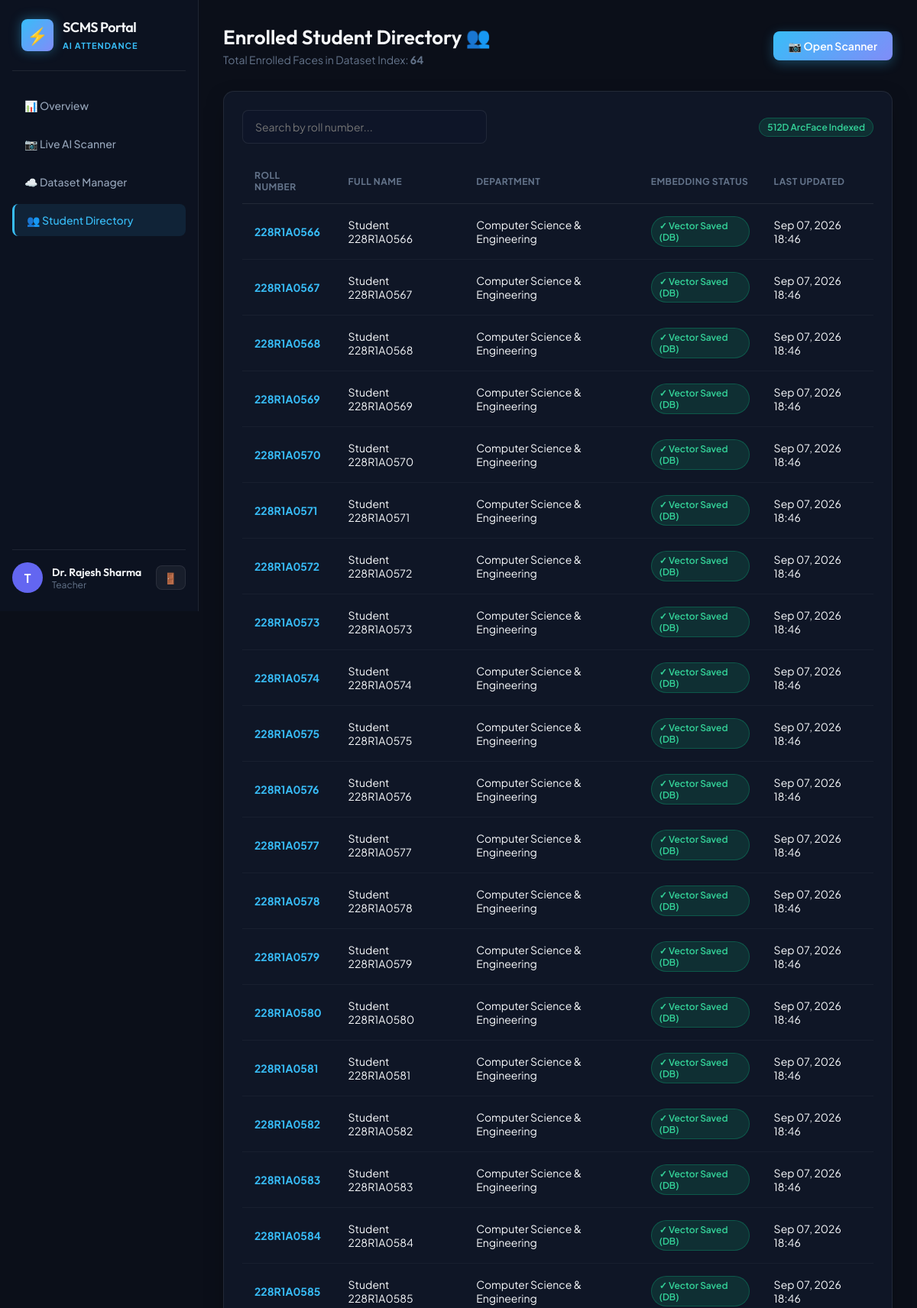
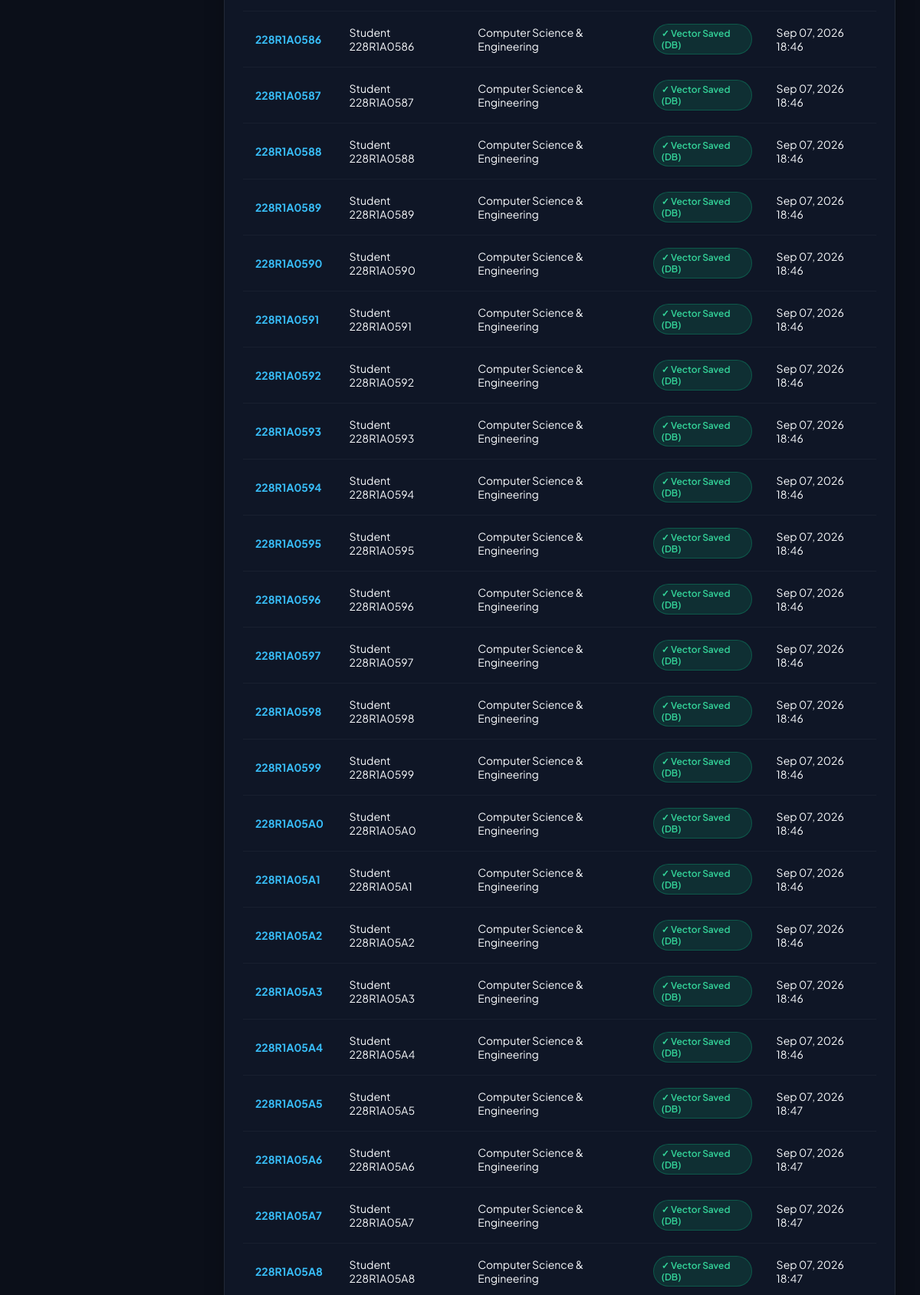
The page /teacher/students/ (signed in, upper part) on the database its author committed (2 pictures, top to bottom).
### accounts/models.py (models this page shows, shortened)
class UserProfile(models.Model):
    ROLE_CHOICES = (
        ('TEACHER', 'Teacher'),
        ('STUDENT', 'Student'),
    )
    user = models.OneToOneField(User, on_delete=models.CASCADE, related_name='profile')
    role = models.CharField(max_length=20, choices=ROLE_CHOICES, default='STUDENT')
    roll_number = models.CharField(max_length=50, blank=True, null=True, db_index=True)
    teacher_id = models.CharField(max_length=50, blank=True, null=True)
    full_name = models.CharField(max_length=150, blank=True, default='')
    department = models.CharField(max_length=100, default='Computer Science & Engineering')
    created_at = models.DateTimeField(auto_now_add=True)
    @property
    def is_teacher(self):
        return self.role == 'TEACHER'

### attendance/models.py (models this page shows, shortened)
class StudentEmbedding(models.Model):
    roll_number = models.CharField(max_length=50, unique=True, db_index=True)
    student_name = models.CharField(max_length=150, blank=True, default='')
    embedding_json = models.TextField()  # JSON string of float vector
    image_path = models.CharField(max_length=255, blank=True, default='')
    image_url = models.URLField(max_length=500, blank=True, null=True)
    updated_at = models.DateTimeField(auto_now=True)

### attendance/views.py (the view)
# urls.py: path('teacher/students/', views.student_list_view, name='student_list'),
@login_required
def student_list_view(request):
    if hasattr(request.user, 'profile') and not request.user.profile.is_teacher:
        return redirect('student_dashboard')
    students = StudentEmbedding.objects.all().order_by('roll_number')
    context = {
        'students': students,
        'total_count': students.count()
    }
    return render(request, 'teacher/students.html', context)

### templates/teacher/students.html (shortened to what this page needs)
{% extends 'base.html' %}
{% block content %}
<div class="top-bar">
    <div class="page-title">
        <h1>Enrolled Student Directory 👥</h1>
        <p>Total Enrolled Faces in Dataset Index: <strong>{{ total_count }}</strong></p>
    </div>
    <div>
        <a href="{% url 'take_attendance' %}" class="btn btn-primary">
            📷 Open Scanner
        </a>
    </div>
</div>
<div class="glass-card">
    <div style="display: flex; justify-content: space-between; align-items: center; margin-bottom: 20px;">
        <input type="text" id="student-search" class="form-input" placeholder="Search by roll number..." style="max-width: 320px;" onkeyup="filterStudents()">
        <span class="badge badge-success">512D ArcFace Indexed</span>
    </div>
    <div class="table-responsive">
        <table class="custom-table" id="students-table">
            <thead>
                <tr>
                    <th>Roll Number</th>
                    <th>Full Name</th>
                    <th>Department</th>
                    <th>Embedding Status</th>
                    <th>Last Updated</th>
                </tr>
            </thead>
            <tbody>
                {% for student in students %}
                <tr>
                    <td>
                        <strong style="color: var(--primary);">{{ student.roll_number }}</strong>
                    </td>
                    <td>{{ student.student_name }}</td>
                    <td>Computer Science & Engineering</td>
                    <td>
                        <span class="badge badge-success">✓ Vector Saved (DB)</span>
                    </td>
                    <td>{{ student.updated_at|date:"M d, Y H:i" }}</td>
                </tr>
                {% empty %}
                <tr>
                    <td colspan="5" style="text-align: center; color: var(--text-muted); padding: 24px;">
                        No student embeddings indexed yet. Click "Sync Dataset Embeddings" on the overview page to index your 64 student folders!
                    </td>
                </tr>
                {% endfor %}
            </tbody>
        </table>
    </div>
</div>
{% endblock %}

### templates/base.html (shortened to what this page needs)
{% load static %}
<!DOCTYPE html>
<html lang="en">
<head>
    <link rel="stylesheet" href="{% static 'css/main.css' %}">
</head>
<body>
    <div class="app-container">
        {% if user.is_authenticated %}
        <aside class="sidebar">
            <div class="sidebar-brand">
                <div class="brand-icon">⚡</div>
                <div class="brand-text">
                    <h2>SCMS Portal</h2>
                    <span>AI Attendance</span>
                </div>
            </div>
            <ul class="nav-menu">
                {% if user.profile.is_teacher %}
                    <li class="nav-item {% if request.resolver_match.url_name == 'teacher_dashboard' %}active{% endif %}">
                        <a href="{% url 'teacher_dashboard' %}">📊 Overview</a>
                    </li>
                    <li class="nav-item {% if request.resolver_match.url_name == 'take_attendance' %}active{% endif %}">
                        <a href="{% url 'take_attendance' %}">📷 Live AI Scanner</a>
                    </li>
                    <li class="nav-item {% if request.resolver_match.url_name == 'teacher_dataset' %}active{% endif %}">
                        <a href="{% url 'teacher_dataset' %}">☁️ Dataset Manager</a>
                    </li>
                    <li class="nav-item {% if request.resolver_match.url_name == 'student_list' %}active{% endif %}">
                        <a href="{% url 'student_list' %}">👥 Student Directory</a>
                    </li>
                {% else %}
                    <li class="nav-item {% if request.resolver_match.url_name == 'student_dashboard' %}active{% endif %}">
                        <a href="{% url 'student_dashboard' %}">📈 My Attendance</a>
                    </li>
                {% endif %}
            </ul>
            <div class="sidebar-user">
                <div class="user-avatar">
                    {{ user.username|slice:":1"|upper }}
                </div>
                <div class="user-info">
                    <h4>{{ user.profile.full_name|default:user.username }}</h4>
                    <p>{{ user.profile.get_role_display }}</p>
                </div>
                <a href="{% url 'logout' %}" class="btn btn-secondary" style="padding: 6px 10px;" title="Logout">🚪</a>
            </div>
        </aside>
        {% endif %}
        <main class="main-wrapper" {% if not user.is_authenticated %}style="margin-left: 0; max-width: 100vw;"{% endif %}>
            {% block content %}{% endblock %}
        </main>
    </div>
</body>
</html>

### rows shown on the page
StudentEmbedding: roll_number "228R1A0566", student_name "Student 228R1A0566", updated_at "Sep 07, 2026 18:46"
StudentEmbedding: roll_number "228R1A0567", student_name "Student 228R1A0567", updated_at "Sep 07, 2026 18:46"
StudentEmbedding: roll_number "228R1A0568", student_name "Student 228R1A0568", updated_at "Sep 07, 2026 18:46"
StudentEmbedding: roll_number "228R1A0569", student_name "Student 228R1A0569", updated_at "Sep 07, 2026 18:46"
StudentEmbedding: roll_number "228R1A0570", student_name "Student 228R1A0570", updated_at "Sep 07, 2026 18:46"
StudentEmbedding: roll_number "228R1A0571", student_name "Student 228R1A0571", updated_at "Sep 07, 2026 18:46"
StudentEmbedding: roll_number "228R1A0572", student_name "Student 228R1A0572", updated_at "Sep 07, 2026 18:46"
StudentEmbedding: roll_number "228R1A0573", student_name "Student 228R1A0573", updated_at "Sep 07, 2026 18:46"
StudentEmbedding: roll_number "228R1A0574", student_name "Student 228R1A0574", updated_at "Sep 07, 2026 18:46"
StudentEmbedding: roll_number "228R1A0575", student_name "Student 228R1A0575", updated_at "Sep 07, 2026 18:46"
StudentEmbedding: roll_number "228R1A0576", student_name "Student 228R1A0576", updated_at "Sep 07, 2026 18:46"
StudentEmbedding: roll_number "228R1A0577", student_name "Student 228R1A0577", updated_at "Sep 07, 2026 18:46"
StudentEmbedding: roll_number "228R1A0578", student_name "Student 228R1A0578", updated_at "Sep 07, 2026 18:46"
StudentEmbedding: roll_number "228R1A0579", student_name "Student 228R1A0579", updated_at "Sep 07, 2026 18:46"
StudentEmbedding: roll_number "228R1A0580", student_name "Student 228R1A0580", updated_at "Sep 07, 2026 18:46"
StudentEmbedding: roll_number "228R1A0581", student_name "Student 228R1A0581", updated_at "Sep 07, 2026 18:46"
StudentEmbedding: roll_number "228R1A0582", student_name "Student 228R1A0582", updated_at "Sep 07, 2026 18:46"
StudentEmbedding: roll_number "228R1A0583", student_name "Student 228R1A0583", updated_at "Sep 07, 2026 18:46"
StudentEmbedding: roll_number "228R1A0584", student_name "Student 228R1A0584", updated_at "Sep 07, 2026 18:46"
StudentEmbedding: roll_number "228R1A0585", student_name "Student 228R1A0585", updated_at "Sep 07, 2026 18:46"
StudentEmbedding: roll_number "228R1A0586", student_name "Student 228R1A0586", updated_at "Sep 07, 2026 18:46"
StudentEmbedding: roll_number "228R1A0587", student_name "Student 228R1A0587", updated_at "Sep 07, 2026 18:46"
StudentEmbedding: roll_number "228R1A0588", student_name "Student 228R1A0588", updated_at "Sep 07, 2026 18:46"
StudentEmbedding: roll_number "228R1A0589", student_name "Student 228R1A0589", updated_at "Sep 07, 2026 18:46"
StudentEmbedding: roll_number "228R1A0590", student_name "Student 228R1A0590", updated_at "Sep 07, 2026 18:46"
StudentEmbedding: roll_number "228R1A0591", student_name "Student 228R1A0591", updated_at "Sep 07, 2026 18:46"
StudentEmbedding: roll_number "228R1A0592", student_name "Student 228R1A0592", updated_at "Sep 07, 2026 18:46"
StudentEmbedding: roll_number "228R1A0593", student_name "Student 228R1A0593", updated_at "Sep 07, 2026 18:46"
StudentEmbedding: roll_number "228R1A0594", student_name "Student 228R1A0594", updated_at "Sep 07, 2026 18:46"
StudentEmbedding: roll_number "228R1A0595", student_name "Student 228R1A0595", updated_at "Sep 07, 2026 18:46"
StudentEmbedding: roll_number "228R1A0596", student_name "Student 228R1A0596", updated_at "Sep 07, 2026 18:46"
StudentEmbedding: roll_number "228R1A0597", student_name "Student 228R1A0597", updated_at "Sep 07, 2026 18:46"
StudentEmbedding: roll_number "228R1A0598", student_name "Student 228R1A0598", updated_at "Sep 07, 2026 18:46"
StudentEmbedding: roll_number "228R1A0599", student_name "Student 228R1A0599", updated_at "Sep 07, 2026 18:46"
StudentEmbedding: roll_number "228R1A05A0", student_name "Student 228R1A05A0", updated_at "Sep 07, 2026 18:46"
StudentEmbedding: roll_number "228R1A05A1", student_name "Student 228R1A05A1", updated_at "Sep 07, 2026 18:46"
StudentEmbedding: roll_number "228R1A05A2", student_name "Student 228R1A05A2", updated_at "Sep 07, 2026 18:46"
StudentEmbedding: roll_number "228R1A05A3", student_name "Student 228R1A05A3", updated_at "Sep 07, 2026 18:46"
StudentEmbedding: roll_number "228R1A05A4", student_name "Student 228R1A05A4", updated_at "Sep 07, 2026 18:46"
StudentEmbedding: roll_number "228R1A05A5", student_name "Student 228R1A05A5", updated_at "Sep 07, 2026 18:47"
StudentEmbedding: roll_number "228R1A05A6", student_name "Student 228R1A05A6", updated_at "Sep 07, 2026 18:47"
StudentEmbedding: roll_number "228R1A05A7", student_name "Student 228R1A05A7", updated_at "Sep 07, 2026 18:47"
StudentEmbedding: roll_number "228R1A05A8", student_name "Student 228R1A05A8", updated_at "Sep 07, 2026 18:47"

### other values the page prints
{{ user.username|slice:":1"|upper }} "T"
{{ user.profile.full_name|default:user.username }} "Dr. Rajesh Sharma"
{{ user.profile.get_role_display }} "Teacher"
{{ total_count }} "64"
